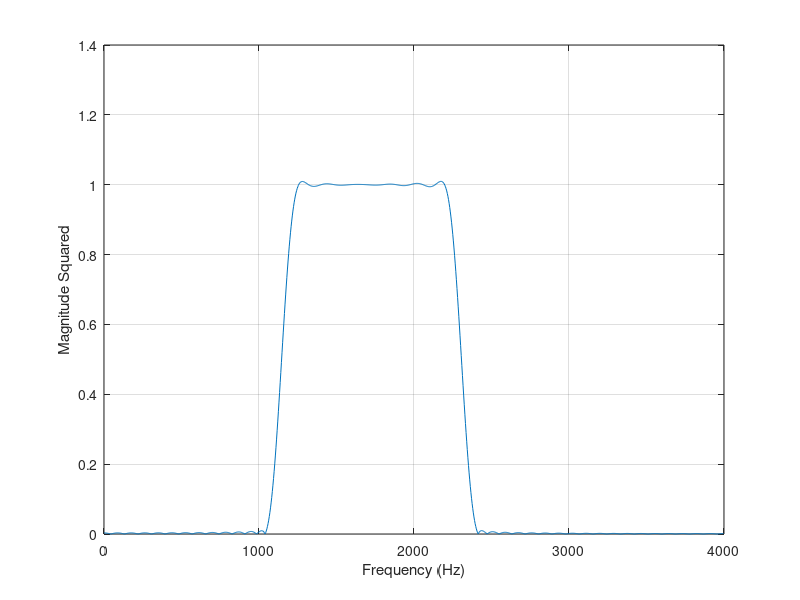

MATLAB code to generate this figure:
clear
fs = 8000;
f = [1000 1300 2210 2410];
a = [0 1 0];
dev = [0.01 0.05 0.01];
[n,Wn,beta,ftype] = kaiserord(f,a,dev,fs);
n = n + rem(n,2);
b = fir1(n,Wn,ftype,kaiser(n+1,beta),'noscale');
[H,f] = freqz(b,1,1024,fs);
plot(f,abs(H))
grid on
xlabel('Frequency (Hz)')
ylabel('Magnitude Squared')
